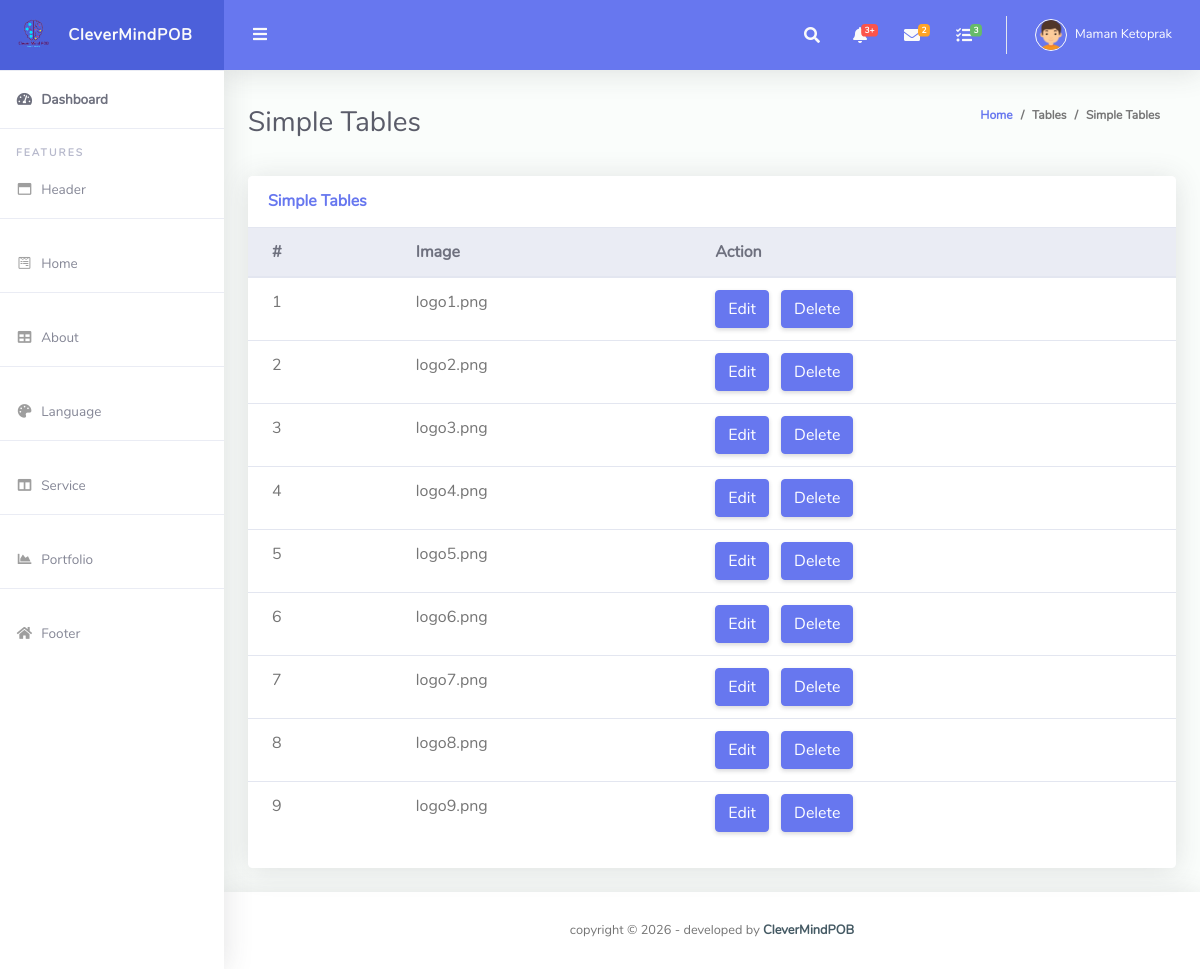
Page /ruang-admin/viewUnderAbout.php on the committed database.
### tables this page shows
CREATE TABLE `under_about` (
  `id` int(100) NOT NULL,
  `image` varchar(250) NOT NULL
);

### ruang-admin/viewUnderAbout.php (the view, shortened to what this page needs)
<?php
require_once("conn.php");
?>
<!DOCTYPE html>
<html lang="en">
<head>
  <link href="vendor/fontawesome-free/css/all.min.css" rel="stylesheet" type="text/css">
  <link href="vendor/bootstrap/css/bootstrap.min.css" rel="stylesheet" type="text/css">
  <link href="css/ruang-admin.min.css" rel="stylesheet">
</head>
<body id="page-top">
  <div id="wrapper">
    <ul class="navbar-nav sidebar sidebar-light accordion" id="accordionSidebar">
      <a class="sidebar-brand d-flex align-items-center justify-content-center" href="index.html">
        <div class="sidebar-brand-icon">
          <img src="img/logo/logo2.png">
        </div>
        <div class="sidebar-brand-text mx-3">CleverMindPOB</div>
      </a>
      <hr class="sidebar-divider my-0">
      <li class="nav-item active">
        <a class="nav-link" href="index.html">
          <i class="fas fa-fw fa-tachometer-alt"></i>
          <span>Dashboard</span></a>
      </li>
      <hr class="sidebar-divider">
      <div class="sidebar-heading">
        Features
      </div>
      <li class="nav-item">
        <a class="nav-link" href="viewHeader.php">
          <i class="far fa-fw fa-window-maximize"></i>
          <span>Header</span>
        </a>
      </li>
      <hr class="sidebar-divider">
      <li class="nav-item">
        <a class="nav-link" href="viewHome.php">
          <i class="fab fa-fw fa-wpforms"></i>
          <span>Home</span>
        </a>
      </li>
      <hr class="sidebar-divider">
      <li class="nav-item">
        <a class="nav-link " href="viewAbout.php">
          <i class="fas fa-fw fa-table"></i>
          <span>About</span>
        </a>
      </li>
      <hr class="sidebar-divider">
      <li class="nav-item">
        <a class="nav-link" href="viewUnderAbout.php">
          <i class="fas fa-fw fa-palette"></i>
          <span>Language</span>
        </a>
      </li>
      <hr class="sidebar-divider">
      <li class="nav-item">
        <a class="nav-link " href="viewService.php">
          <i class="fas fa-fw fa-columns"></i>
          <span>Service</span>
        </a>
      </li>
      <hr class="sidebar-divider">
      <li class="nav-item">
        <a class="nav-link" href="viewPortfolio.php">
          <i class="fas fa-fw fa-chart-area"></i>
          <span>Portfolio</span>
        </a>
      </li>
      <hr class="sidebar-divider">
      <li class="nav-item">
        <a class="nav-link " href="viewSocialmedia.php">
          <i class="fas fa-fw fa-home"></i>
          <span>Footer</span>
        </a>
      </li>
    </ul>
    <div id="content-wrapper" class="d-flex flex-column">
      <div id="content">
        <nav class="navbar navbar-expand navbar-light bg-navbar topbar mb-4 static-top">
          <button id="sidebarToggleTop" class="btn btn-link rounded-circle mr-3">
            <i class="fa fa-bars"></i>
          </button>
          <ul class="navbar-nav ml-auto">
            <li class="nav-item dropdown no-arrow">
              <a class="nav-link dropdown-toggle" href="#" id="searchDropdown" role="button" data-toggle="dropdown"
                aria-haspopup="true" aria-expanded="false">
                <i class="fas fa-search fa-fw"></i>
              </a>
            </li>
            <li class="nav-item dropdown no-arrow mx-1">
              <a class="nav-link dropdown-toggle" href="#" id="alertsDropdown" role="button" data-toggle="dropdown"
                aria-haspopup="true" aria-expanded="false">
                <i class="fas fa-bell fa-fw"></i>
                <span class="badge badge-danger badge-counter">3+</span>
              </a>
            </li>
            <li class="nav-item dropdown no-arrow mx-1">
              <a class="nav-link dropdown-toggle" href="#" id="messagesDropdown" role="button" data-toggle="dropdown"
                aria-haspopup="true" aria-expanded="false">
                <i class="fas fa-envelope fa-fw"></i>
                <span class="badge badge-warning badge-counter">2</span>
              </a>
            </li>
            <li class="nav-item dropdown no-arrow mx-1">
              <a class="nav-link dropdown-toggle" href="#" id="messagesDropdown" role="button" data-toggle="dropdown"
                aria-haspopup="true" aria-expanded="false">
                <i class="fas fa-tasks fa-fw"></i>
                <span class="badge badge-success badge-counter">3</span>
              </a>
            </li>
            <li class="nav-item dropdown no-arrow">
              <a class="nav-link dropdown-toggle" href="#" id="userDropdown" role="button" data-toggle="dropdown"
                aria-haspopup="true" aria-expanded="false">
                <img class="img-profile rounded-circle" src="img/boy.png" style="max-width: 60px">
                <span class="ml-2 d-none d-lg-inline text-white small">Maman Ketoprak</span>
              </a>
            </li>
          </ul>
        </nav>
        <div class="container-fluid" id="container-wrapper">
          <div class="d-sm-flex align-items-center justify-content-between mb-4">
            <h1 class="h3 mb-0 text-gray-800">Simple Tables</h1>
            <ol class="breadcrumb">
              <li class="breadcrumb-item"><a href="./">Home</a></li>
              <li class="breadcrumb-item">Tables</li>
              <li class="breadcrumb-item active" aria-current="page">Simple Tables</li>
            </ol>
          </div>
          <div class="row">
            <div class="col-lg-12 mb-4">
              <div class="card">
                <div class="card-header py-3 d-flex flex-row align-items-center justify-content-between">
                  <h6 class="m-0 font-weight-bold text-primary">Simple Tables</h6>
                </div>
                <div class="table-responsive">
                  <table class="table align-items-center table-flush">
                    <thead class="thead-light">
                         <th>
                            #
                         </th>
                            <th>Image</th>
                          <th>
                            Action
                          </th>
                    </thead>
                    <tbody>
                    <?php
                      $sql = "SELECT * FROM  under_about";
                                $result = mysqli_query($conn, $sql);
                                $countRow = mysqli_num_rows($result);
                                if ($countRow > 0) {
                                    $i = 1;
                                    while ($row = mysqli_fetch_assoc($result)) {
                                        echo "
                                        <tr>
                                        <td>{$i}</td>
                                        <td>{$row['image']}</td>
                                        <td>
                                        <a href='./edit_underAbout.php?edit={$row['id']}'>
                                        <button data-toggle='tooltip' title='Edit' class='btn btn-primary mr-2'>
                                        Edit
                                        </button>
                                        </a>
                                        <a href='./viewUnderAbout.php?delete={$row['id']}'>
                                          <button data-toggle='tooltip' title='Trash' class='btn btn-primary mr-2'>
                                          Delete
                                          </button>
                                          </a>
                                        </td>
                                        </tr>
                                        ";
                                        $i++;
                                    }
                                }
                                ?>
                    </tbody>
                  </table>
                </div>
                <div class="card-footer"></div>
              </div>
            </div>
          </div>
        </div>
      </div>
      <footer class="sticky-footer bg-white">
        <div class="container my-auto">
          <div class="copyright text-center my-auto">
            <span>copyright &copy; <script> document.write(new Date().getFullYear()); </script> - developed by
              <b><a href="#" target="_blank">CleverMindPOB</a></b>
            </span>
          </div>
        </div>
      </footer>
    </div>
  </div>
</body>
</html>

### rows in the picture
under_about: image "logo1.png"
under_about: image "logo2.png"
under_about: image "logo3.png"
under_about: image "logo4.png"
under_about: image "logo5.png"
under_about: image "logo6.png"
under_about: image "logo7.png"
under_about: image "logo8.png"
under_about: image "logo9.png"
